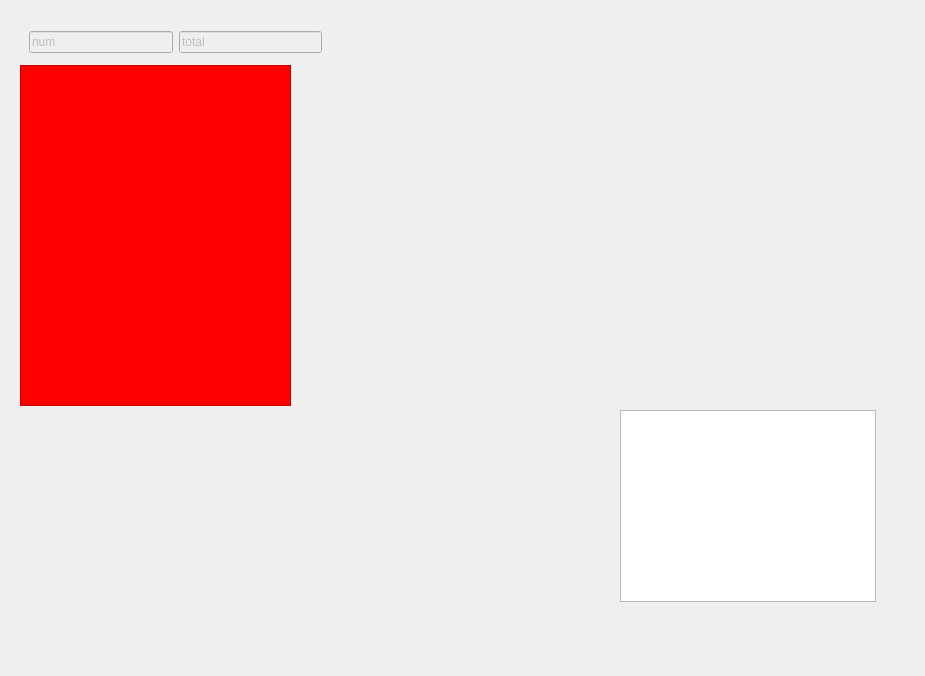
<?xml version="1.0" encoding="UTF-8"?>
<ui version="4.0">
 <class>doublewidget</class>
 <widget class="QDialog" name="doublewidget">
  <property name="geometry">
   <rect>
    <x>0</x>
    <y>0</y>
    <width>925</width>
    <height>676</height>
   </rect>
  </property>
  <property name="windowTitle">
   <string>Form</string>
  </property>
  <property name="styleSheet">
   <string notr="true"/>
  </property>
  <widget class="QFrame" name="dishlist">
   <property name="geometry">
    <rect>
     <x>20</x>
     <y>20</y>
     <width>311</width>
     <height>581</height>
    </rect>
   </property>
   <widget class="QFrame" name="frame_deskinfo">
    <property name="geometry">
     <rect>
      <x>0</x>
      <y>0</y>
      <width>311</width>
      <height>45</height>
     </rect>
    </property>
    <layout class="QVBoxLayout" name="verticalLayout">
     <item>
      <layout class="QHBoxLayout" name="horizontalLayout">
       <item>
        <widget class="QLineEdit" name="label_num">
         <property name="enabled">
          <bool>false</bool>
         </property>
         <property name="focusPolicy">
          <enum>Qt::NoFocus</enum>
         </property>
         <property name="text">
          <string>num</string>
         </property>
         <property name="readOnly">
          <bool>true</bool>
         </property>
        </widget>
       </item>
       <item>
        <widget class="QLineEdit" name="label_total">
         <property name="enabled">
          <bool>false</bool>
         </property>
         <property name="focusPolicy">
          <enum>Qt::NoFocus</enum>
         </property>
         <property name="text">
          <string>total</string>
         </property>
         <property name="readOnly">
          <bool>true</bool>
         </property>
        </widget>
       </item>
      </layout>
     </item>
    </layout>
   </widget>
   <widget class="fexpandmain_table" name="tableView">
    <property name="geometry">
     <rect>
      <x>0</x>
      <y>45</y>
      <width>271</width>
      <height>341</height>
     </rect>
    </property>
    <property name="styleSheet">
     <string notr="true">background:red;</string>
    </property>
   </widget>
  </widget>
  <widget class="tableview_item" name="tableView_m">
   <property name="geometry">
    <rect>
     <x>620</x>
     <y>410</y>
     <width>256</width>
     <height>192</height>
    </rect>
   </property>
  </widget>
 </widget>
 <customwidgets>
  <customwidget>
   <class>tableview_item</class>
   <extends>QTableView</extends>
   <header>tableview_item.h</header>
  </customwidget>
  <customwidget>
   <class>fexpandmain_table</class>
   <extends>QTableView</extends>
   <header>fexpandmain_table.h</header>
  </customwidget>
 </customwidgets>
 <resources/>
 <connections/>
</ui>
